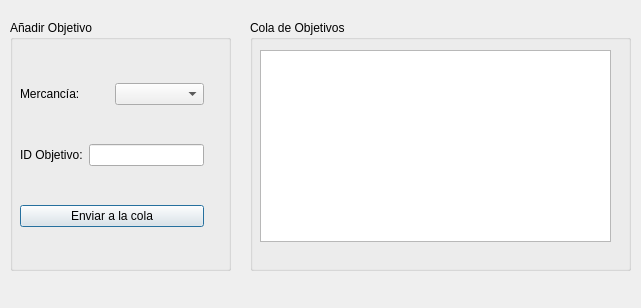
<?xml version="1.0" encoding="UTF-8"?>
<ui version="4.0">
 <class>Dialog</class>
 <widget class="QDialog" name="Dialog">
  <property name="geometry">
   <rect>
    <x>0</x>
    <y>0</y>
    <width>641</width>
    <height>308</height>
   </rect>
  </property>
  <property name="windowTitle">
   <string>Cola de Pedidos</string>
  </property>
  <widget class="QGroupBox" name="groupBox">
   <property name="geometry">
    <rect>
     <x>10</x>
     <y>20</y>
     <width>221</width>
     <height>251</height>
    </rect>
   </property>
   <property name="title">
    <string>Añadir Objetivo</string>
   </property>
   <widget class="QWidget" name="verticalLayoutWidget">
    <property name="geometry">
     <rect>
      <x>10</x>
      <y>30</y>
      <width>184</width>
      <height>211</height>
     </rect>
    </property>
    <layout class="QVBoxLayout" name="verticalLayout">
     <item>
      <layout class="QHBoxLayout" name="horizontalLayout">
       <item>
        <widget class="QLabel" name="label">
         <property name="text">
          <string>Mercancía:</string>
         </property>
        </widget>
       </item>
       <item>
        <widget class="QComboBox" name="comboBox"/>
       </item>
      </layout>
     </item>
     <item>
      <layout class="QHBoxLayout" name="horizontalLayout_2">
       <item>
        <widget class="QLabel" name="label_2">
         <property name="text">
          <string>ID Objetivo:</string>
         </property>
        </widget>
       </item>
       <item>
        <widget class="QLineEdit" name="lineEdit"/>
       </item>
      </layout>
     </item>
     <item>
      <widget class="QPushButton" name="pushButton">
       <property name="text">
        <string>Enviar a la cola</string>
       </property>
      </widget>
     </item>
    </layout>
   </widget>
  </widget>
  <widget class="QGroupBox" name="groupBox_2">
   <property name="geometry">
    <rect>
     <x>250</x>
     <y>20</y>
     <width>381</width>
     <height>251</height>
    </rect>
   </property>
   <property name="title">
    <string>Cola de Objetivos</string>
   </property>
   <widget class="QTreeView" name="treeView">
    <property name="geometry">
     <rect>
      <x>10</x>
      <y>30</y>
      <width>351</width>
      <height>192</height>
     </rect>
    </property>
    <property name="uniformRowHeights">
     <bool>true</bool>
    </property>
    <property name="sortingEnabled">
     <bool>true</bool>
    </property>
    <property name="allColumnsShowFocus">
     <bool>true</bool>
    </property>
    <attribute name="headerCascadingSectionResizes">
     <bool>false</bool>
    </attribute>
    <attribute name="headerHighlightSections">
     <bool>true</bool>
    </attribute>
   </widget>
  </widget>
 </widget>
 <resources/>
 <connections/>
</ui>
